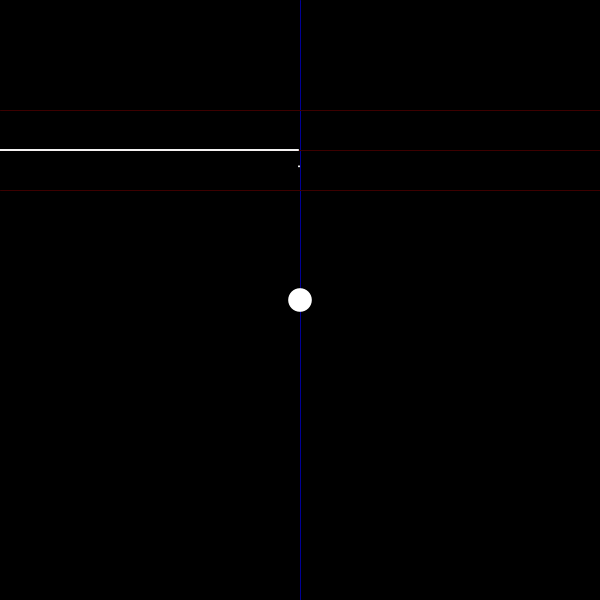
Frame 1 (no input)
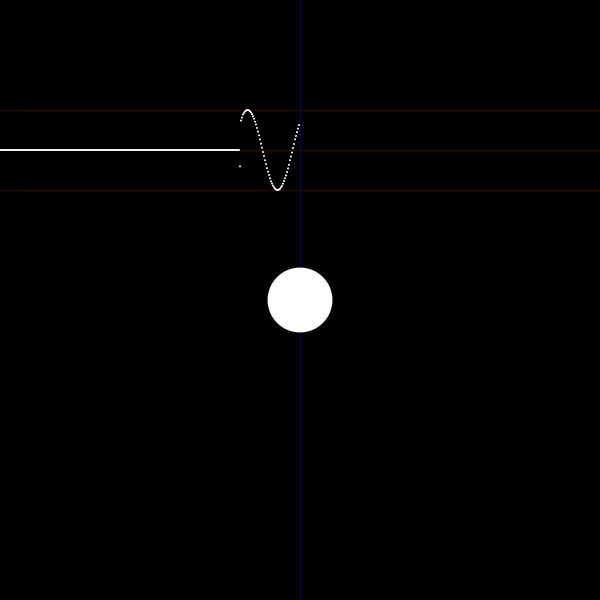
Frame 60 (the mouse pressed at the canvas centre just before this capture)
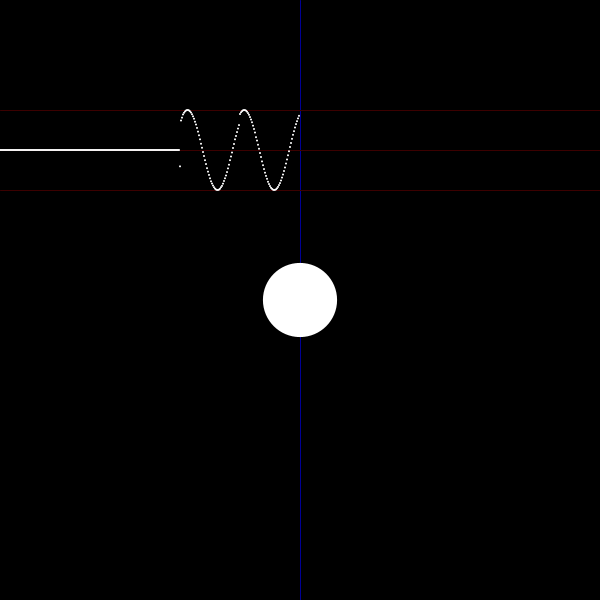
Frame 120 (the mouse held since frame 60 and released just before this capture)

The Processing sketch that drew these frames (run headless with seeded random() and noise(); from frame 60 on, the mouse is pressed at the canvas centre):

// Processing sketch: fonction_cyclique_avec_dephasage
// ── fonction_cyclique_avec_dephasage.pde
// renaud.jean-francois(arobas)uqam(point)ca
// Syntaxe Processing version 3.0
// vendredi, 16 octobre 2015

// La barre d’espace permet de forcer la synchronisation du cycle

float bpm = 60; // Beats per Minute : inscrire la valeur de votre choix
float cyclesParSeconde = bpm/60.0, amplitude = 40, tailleCercle = amplitude, periode;
float ondulation, temps = 0, monHorloge, dephasagePonctuel = 0, dephasageInit = 0;

FloatList inventory;

void setup() {
  size(600, 600);
  background(0);
  fill(255);
  noStroke();
  inventory = new FloatList();
  for ( int i =0; i<300; i++) {
    inventory.append(0);
  }
  periode = 1000/cyclesParSeconde; // en millisecondes
  println(periode);
  dephasageInit = map(0.75, 0, 1, 0, TWO_PI);
  dephasageInit = map(dephasageInit, 0, TWO_PI, 0, periode);
}

void draw() {
  background(0);

  // Dessin lignes de repère
  pushStyle();
  noFill();
  stroke(0, 0, 150);
  line(width/2, 0, width/2, height);
  stroke(60, 0, 0);
  line(0, 150-amplitude, width, 150-amplitude);
  line(0, 150, width, 150);
  line(0, 150+amplitude, width, 150+amplitude);
  popStyle();

  // Travail sur le temps
  temps = millis();
  monHorloge = temps + dephasageInit - dephasagePonctuel;
  ondulation = fonctionSin(cyclesParSeconde, monHorloge);
  ellipse(width/2, height/2, tailleCercle+ondulation, tailleCercle+ondulation);

  // Portion pour afficher l’onde
  inventory.remove(0);
  inventory.append(ondulation);
  for ( int i =inventory.size()-1; i>=0; i--) {
    pushMatrix();
    translate(i, 0);
    ellipse(0, -inventory.get(i)+(height/2)-150, 2, 2);
    popMatrix();
  }
}

// Enfoncer la barre d’espace au moment jugé opportun
void keyPressed() {
  if (key == ' ') {
    reSync();
  }
}

// Fonction de resynchronisation
void reSync() {
  dephasagePonctuel = temps%periode;
}

// Fonctions pour gérer mouvements cycliques
float fonctionSin(float freq, float _temps) {
  return (sin(_temps/((1000.0/TWO_PI)/freq))*amplitude);
}

float fonctionSinInverse(float freq, float _temps) {
  return (sin(_temps/((1000.0/TWO_PI)/freq))*amplitude)*-1;
}
